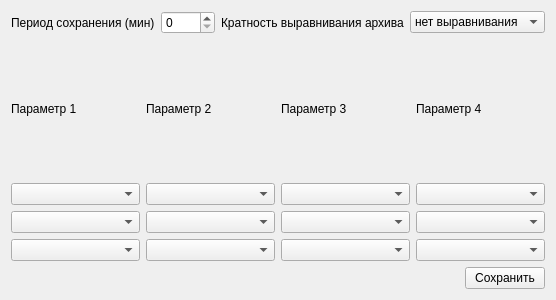
<?xml version="1.0" encoding="UTF-8"?>
<ui version="4.0">
 <class>widget_METER_ARCH_DATA_SETTTINGS</class>
 <widget class="QWidget" name="widget_METER_ARCH_DATA_SETTTINGS">
  <property name="geometry">
   <rect>
    <x>0</x>
    <y>0</y>
    <width>400</width>
    <height>300</height>
   </rect>
  </property>
  <property name="windowTitle">
   <string>Form</string>
  </property>
  <layout class="QVBoxLayout" name="verticalLayout">
   <item>
    <layout class="QHBoxLayout" name="horizontalLayout">
     <item>
      <widget class="QLabel" name="label">
       <property name="text">
        <string>Период сохранения (мин)</string>
       </property>
      </widget>
     </item>
     <item>
      <widget class="QSpinBox" name="spinBox">
       <property name="maximum">
        <number>3600</number>
       </property>
       <property name="singleStep">
        <number>60</number>
       </property>
      </widget>
     </item>
     <item>
      <widget class="QLabel" name="label_2">
       <property name="text">
        <string>Кратность выравнивания архива</string>
       </property>
      </widget>
     </item>
     <item>
      <widget class="QComboBox" name="comboBox_agiment_time">
       <property name="currentIndex">
        <number>0</number>
       </property>
       <item>
        <property name="text">
         <string>нет выравнивания</string>
        </property>
       </item>
       <item>
        <property name="text">
         <string>минута</string>
        </property>
       </item>
       <item>
        <property name="text">
         <string>час</string>
        </property>
       </item>
       <item>
        <property name="text">
         <string>день</string>
        </property>
       </item>
      </widget>
     </item>
    </layout>
   </item>
   <item>
    <layout class="QGridLayout" name="gridLayout">
     <item row="0" column="0">
      <widget class="QLabel" name="label_3">
       <property name="text">
        <string>Параметр 1</string>
       </property>
      </widget>
     </item>
     <item row="1" column="0">
      <widget class="QComboBox" name="comboBox_param_id_MDT_1"/>
     </item>
     <item row="3" column="0">
      <widget class="QComboBox" name="comboBox_param_id_tariff_1"/>
     </item>
     <item row="2" column="0">
      <widget class="QComboBox" name="comboBox_param_id_phase_1"/>
     </item>
     <item row="2" column="1">
      <widget class="QComboBox" name="comboBox_param_id_phase_2"/>
     </item>
     <item row="1" column="1">
      <widget class="QComboBox" name="comboBox_param_id_MDT_2"/>
     </item>
     <item row="0" column="1">
      <widget class="QLabel" name="label_4">
       <property name="text">
        <string>Параметр 2</string>
       </property>
      </widget>
     </item>
     <item row="1" column="2">
      <widget class="QComboBox" name="comboBox_param_id_MDT_3"/>
     </item>
     <item row="2" column="2">
      <widget class="QComboBox" name="comboBox_param_id_phase_3"/>
     </item>
     <item row="3" column="2">
      <widget class="QComboBox" name="comboBox_param_id_tariff_3"/>
     </item>
     <item row="0" column="2">
      <widget class="QLabel" name="label_5">
       <property name="text">
        <string>Параметр 3</string>
       </property>
      </widget>
     </item>
     <item row="3" column="1">
      <widget class="QComboBox" name="comboBox_param_id_tariff_2"/>
     </item>
     <item row="0" column="3">
      <widget class="QLabel" name="label_6">
       <property name="text">
        <string>Параметр 4</string>
       </property>
      </widget>
     </item>
     <item row="1" column="3">
      <widget class="QComboBox" name="comboBox_param_id_MDT_4"/>
     </item>
     <item row="2" column="3">
      <widget class="QComboBox" name="comboBox_param_id_phase_4"/>
     </item>
     <item row="3" column="3">
      <widget class="QComboBox" name="comboBox_param_id_tariff_4"/>
     </item>
    </layout>
   </item>
   <item>
    <layout class="QHBoxLayout" name="horizontalLayout_2">
     <item>
      <spacer name="horizontalSpacer">
       <property name="orientation">
        <enum>Qt::Horizontal</enum>
       </property>
       <property name="sizeHint" stdset="0">
        <size>
         <width>40</width>
         <height>20</height>
        </size>
       </property>
      </spacer>
     </item>
     <item>
      <widget class="QPushButton" name="pushButton_Save">
       <property name="text">
        <string>Сохранить</string>
       </property>
      </widget>
     </item>
    </layout>
   </item>
  </layout>
 </widget>
 <resources/>
 <connections/>
</ui>
